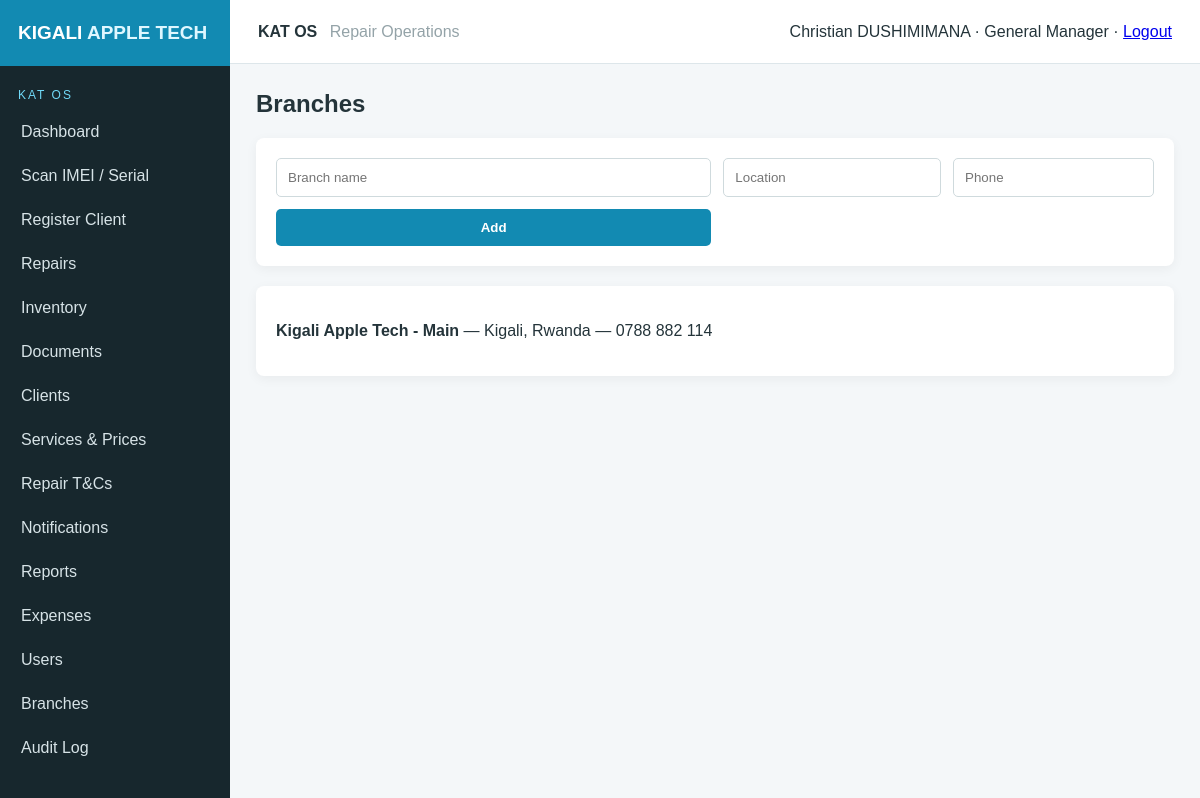
The app's page /admin/branches (signed in) with its own data.
### app.py (models this page shows)
class User(db.Model):
    id=db.Column(db.Integer,primary_key=True); full_name=db.Column(db.String(120),nullable=False); username=db.Column(db.String(80),unique=True,nullable=False); password_hash=db.Column(db.String(255),nullable=False); role=db.Column(db.String(30),default="Technician"); work_email=db.Column(db.String(120)); branch_id=db.Column(db.Integer,db.ForeignKey("branch.id")); active=db.Column(db.Boolean,default=True)
    branch=db.relationship("Branch")

class Branch(db.Model):
    id=db.Column(db.Integer,primary_key=True); name=db.Column(db.String(100),nullable=False); location=db.Column(db.String(180)); phone=db.Column(db.String(40)); active=db.Column(db.Boolean,default=True)

### app.py (the view)
@app.route("/admin/branches",methods=["GET","POST"])
@admin_required
def branches():
    if request.method=="POST":
        b=Branch(name=request.form["name"],location=request.form.get("location",""),phone=request.form.get("phone","")); db.session.add(b); db.session.commit(); return redirect(url_for("branches"))
    return render_template("branches.html",branches=Branch.query.all())

### app.py (called while the page is built)
def current_user():
    return User.query.get(session.get("user_id")) if session.get("user_id") else None

def admin_required(fn):
    @wraps(fn)
    def w(*a,**k):
        u=current_user()
        if not u or u.role not in ["Admin","General Manager"]:
            flash("General Manager access required.","error"); return redirect(url_for("dashboard"))
        return fn(*a,**k)
    return w

@app.context_processor
def inject():
    return dict(me=current_user(),total_paid=total_paid,today=date.today(),initial_username=os.getenv("KAT_ADMIN_USERNAME", "christian"))

### templates/branches.html
{% extends "base.html" %}{% block content %}<h1>Branches</h1><form class="panel inline" method="post"><input name="name" placeholder="Branch name" required><input name="location" placeholder="Location"><input name="phone" placeholder="Phone"><button class="btn">Add</button></form><div class="panel">{% for b in branches %}<p><b>{{b.name}}</b> — {{b.location}} — {{b.phone}}</p>{% endfor %}</div>{% endblock %}

### templates/base.html (shortened to what this page needs)
<!doctype html><html><head><link rel="stylesheet" href="{{url_for('static',filename='style.css')}}"></head><body>
{% if me %}<aside class="sidebar"><div class="brand">KIGALI <span>APPLE TECH</span></div><div class="os">KAT OS</div><nav>
<a href="{{url_for('dashboard')}}">Dashboard</a><a href="{{url_for('device_scan')}}">Scan IMEI / Serial</a><a href="{{url_for('new_client')}}">Register Client</a><a href="{{url_for('repairs')}}">Repairs</a><a href="{{url_for('inventory')}}">Inventory</a><a href="{{url_for('documents')}}">Documents</a><a href="{{url_for('clients')}}">Clients</a><a href="{{url_for('services')}}">Services & Prices</a><a href="{{url_for('terms_library')}}">Repair T&Cs</a><a href="{{url_for('notifications')}}">Notifications</a><a href="{{url_for('reports')}}">Reports</a>
{% if me.role in ["Admin","General Manager"] %}<a href="{{url_for('expenses')}}">Expenses</a><a href="{{url_for('users')}}">Users</a><a href="{{url_for('branches')}}">Branches</a><a href="{{url_for('audit_logs')}}">Audit Log</a>{% endif %}</nav></aside>{% endif %}
<main class="">{% if me %}<header><div><b>KAT OS</b> <span class="muted">Repair Operations</span></div><div>{{me.full_name}} · {{me.role}} · <a href="{{url_for('logout')}}">Logout</a></div></header>{% endif %}<section class="content">{% block content %}{% endblock %}</section></main></body></html>

### static/style.css (style rules this page uses)
:root { --kat:#21b8e6;--kat-dark:#128ab2;--nav:#17272d;--bg:#f4f7f9;--text:#24343a;--danger:#e45142 }
* { box-sizing:border-box }
body { margin:0;font-family:Arial,Helvetica,sans-serif;background:var(--bg);color:var(--text) }
.sidebar { position:fixed;left:0;top:0;bottom:0;width:230px;background:var(--nav);color:white }
.brand { background:var(--kat-dark);padding:22px 18px;font-weight:800;font-size:19px }
.brand span { color:#dff7ff }
.os { padding:22px 18px 8px;color:#70d9f7;font-size:12px;letter-spacing:2px }
.sidebar nav a { display:block;color:#d7e3e7;text-decoration:none;padding:13px 18px;border-left:3px solid transparent }
main { margin-left:230px }
header { height:64px;background:white;border-bottom:1px solid #dde6ea;display:flex;align-items:center;justify-content:space-between;padding:0 28px }
.muted { color:#94a3a8;font-weight:normal;margin-left:8px }
.content { padding:26px }
h1 { margin-top:0 }
.panel { background:white;border-radius:8px;padding:20px;margin-bottom:20px;box-shadow:0 3px 12px #0000000d }
.btn { display:inline-block;background:var(--kat-dark);color:white;border:0;border-radius:5px;padding:11px 16px;text-decoration:none;cursor:pointer;font-weight:700 }
.form input,.form select,.form textarea,.inline input { width:100%;margin-top:7px;padding:11px;border:1px solid #cfdadd;border-radius:5px;background:white }
.inline { display:grid;grid-template-columns:2fr 1fr auto;gap:12px }
.inline input { margin:0 }

### records on screen
User: full_name "Christian DUSHIMIMANA", role "General Manager"
Branch: name "Kigali Apple Tech - Main", location "Kigali, Rwanda", phone "0788 882 114"
